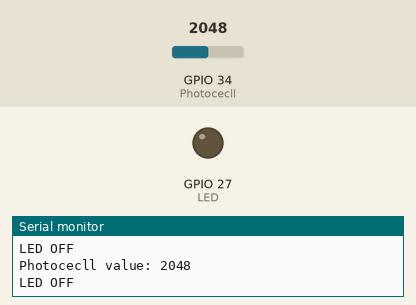
Bench run of a sketch on a simulated ESP32. On the bench: output pins drawn as LEDs (lit = HIGH), the last lines printed to the serial monitor. The test bench sets the inputs (shaded band); at power-on: GPIO 34 (Photocecll) = 2048.

Above: at 1.2 s.
1.3 s: GPIO 34 (Photocecll) set to 861
2.8 s: GPIO 34 (Photocecll) set to 752
At 4.0 s:
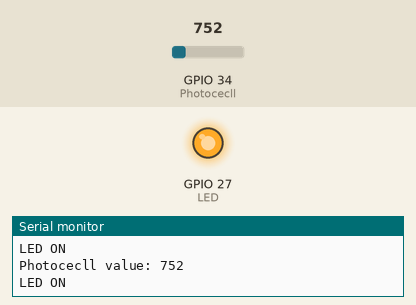
4.3 s: GPIO 34 (Photocecll) set to 840
At 5.5 s:
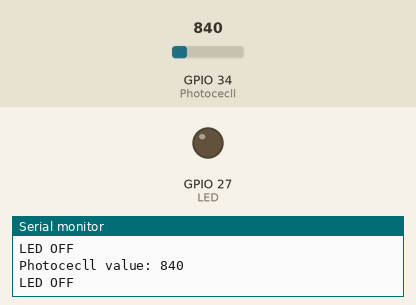
5.8 s: GPIO 34 (Photocecll) set to 760
At 6.8 s:
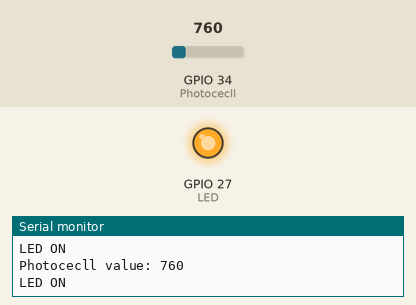
Timing chart, 0 to 8.3 s (numbered marks = the images above; inputs shaded):
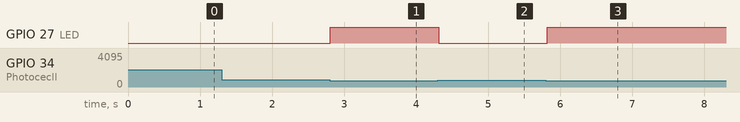

Measured:
- the behaviour switches between 800 and 799 on GPIO 34 (Photocecll) (found by bisection; images 0 and 1)
- after the input at 2.8 s, GPIO 27 (LED): LOW → HIGH at once
- after the input at 4.3 s, GPIO 27 (LED): HIGH → LOW at once
- after the input at 5.8 s, GPIO 27 (LED): LOW → HIGH at once

The sketch:

2.2Automatic-Light.ino
```cpp
// 2.2 PHOTOCECLL SENSOR
// 2.2 Code purpose is to detect light brightness and display the value will be.

// Make sure the pin number match with io34, io27 you attach on the board.
#define Photocecll 34  //Define the pin number for the photoresistor as 34.
#define LED 27  //Define the pin number for the LED as 34.

// Set the setup here.
void setup() {

  Serial.begin(9600);  // Initialize serial communication and set baud rate to '9600'.

  pinMode(Photocecll, INPUT);  // Set the photoresistor pin as input.

  pinMode(LED, OUTPUT);  // Set the LED pin as output.

}

// The loop function runs repeatedly forever.
void loop() {

  int ReadValue = analogRead(Photocecll);  // Read the value of the photoresistor.

  Serial.print("Photocecll value: ");  // Print the value.

  Serial.println(ReadValue);  // Print the value of photoresistor input.

  if(ReadValue >= 800) {  // If the value of the photoresistor above 800, LED turns off.
    digitalWrite(LED, LOW);  // LOW means LED turning off lights.
    Serial.println("LED OFF");  // Print "LED OFF"
  }

  else{  // If the value of the photoresistor below 800, LED turns on.
    digitalWrite(LED, HIGH);  // HIGH means LED turning on lights.
    Serial.println("LED ON");  // Print "LED ON"
  }

  delay(100); // Delay for 1 milisecond.

}

// RESULT
// When photoresistor detect light brightness greater than 800 value LED will turning off.
// Whenhen photoresistor detect light brightness below than 800 value LED will turning on.
// This conceps suitable for automatic lights on when day become darker.
```
